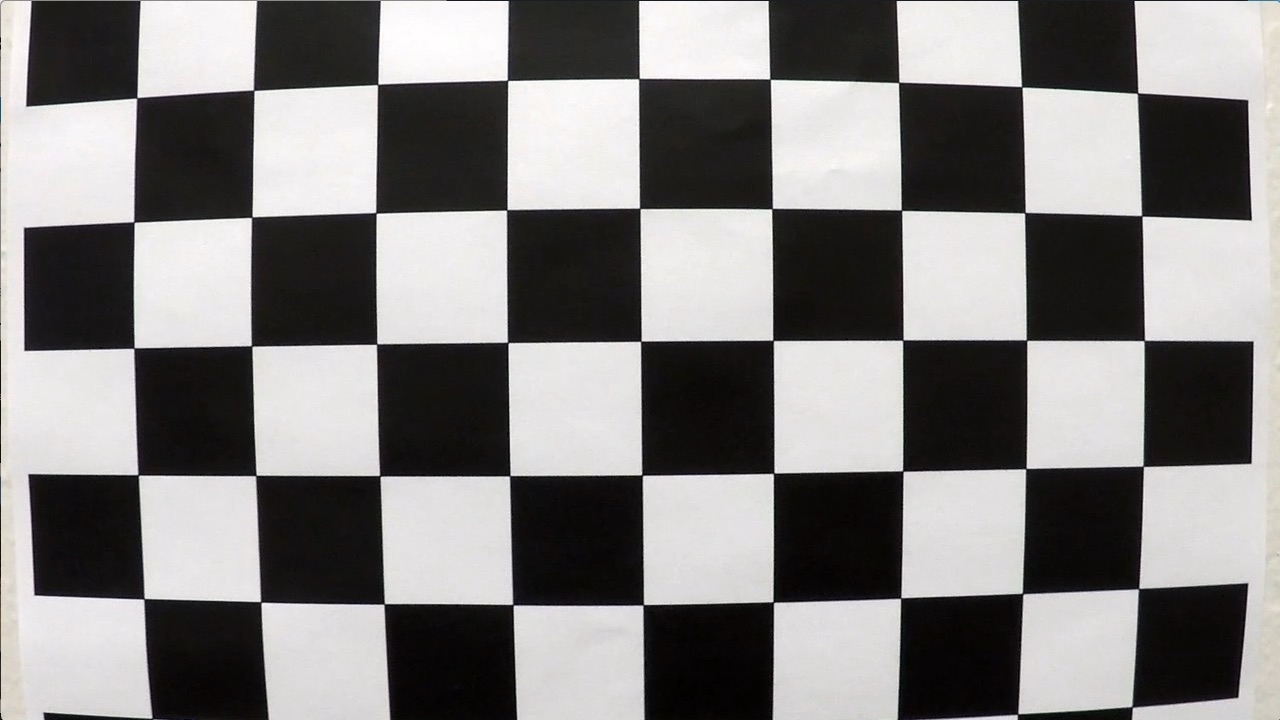
#> input picture camera_cal/calibration1.jpg, 1280 x 720 px; its folder holds 4 pictures in this run
$ jupyter execute --allow-errors advanced_lane_lines.ipynb   (shell and % lines are left out)   (older library calls are emulated)
#> lines starting #> are read from the running program, lines starting #| are printed output that depends on the picture; after the words box and inside, x2 and y2 are one past the last pixel; in counts of white or black regions, pixels touching at a corner belong together
## Advanced Lane Finding Project

The goals / steps of this project are the following:

* Compute the camera calibration matrix and distortion coefficients given a set of chessboard images.
* Apply a distortion correction to raw images.
* Use color transforms, gradients, etc., to create a thresholded binary image.
* Apply a perspective transform to rectify binary image ("birds-eye view").
* Detect lane pixels and fit to find the lane boundary.
* Determine the curvature of the lane and vehicle position with respect to center.
* Warp the detected lane boundaries back onto the original image.
* Output visual display of the lane boundaries and numerical estimation of lane curvature and vehicle position.

---
## First, compute the camera calibration using chessboard images

This is not too difficult as most of the code was given in the lesson. I just printed the images to the console instead of the window and waiting thing.

[cell 1]
#==============================================================
#
# import the nessesary libraries
#
#===============================================================
import numpy as np
import cv2
import glob
import matplotlib; matplotlib.use('Qt4Agg')
from matplotlib import pyplot as plt
#%matplotlib qt


import pickle
import matplotlib.image as mpimg

### Define Image Points and Get Calibration Images

I defined the image points and used the provided images of a chesboard. This step was relatively straight forward as most of the code and data were provided. I plotted out all the calibration images.

[cell 2]
#===============================================================
#
# Define image points and load the calibration images
#
# from class material with edits
#
#===============================================================
# prepare object points, like (0,0,0), (1,0,0), (2,0,0) ....,(6,5,0)
objp = np.zeros((6*9,3), np.float32)

objp[:,:2] = np.mgrid[0:9,0:6].T.reshape(-1,2)

# Arrays to store object points and image points from all the images.
objpoints = [] # 3d points in real world space
imgpoints = [] # 2d points in image plane.

# Make a list of calibration images
images = glob.glob('camera_cal/calibration*.jpg')

[cell 3]
#+==============================================================
#
# Find chesboard corners and plot the boards with corners highlighted
#
# from class material with edits
#
#===============================================================

# set plot to console

# Step through the list and search for chessboard corners
img_store = []

for fname in images:
    img = cv2.imread(fname)
#> img is the input picture: shape (720, 1280, 3); mean B, G, R 127.8, 128.4, 130.1
    gray = cv2.cvtColor(img,cv2.COLOR_BGR2GRAY)

    # Find the chessboard corners
    ret, corners = cv2.findChessboardCorners(gray, (9,6),None)
#> ret = False; corners = None

    # If found, add object points, image points
    if ret == True:
        objpoints.append(objp)
        imgpoints.append(corners)

        # Draw and display the corners
        img = cv2.drawChessboardCorners(img, (9,6), corners, ret)
        #cv2.imshow('img',img)
        #cv2.waitKey(500)
        img_store.append(img)
#cv2.destroyAllWindows()


# save a couple for the writeup
plt.imsave('output_images/chesboard_1.png',  img_store[0])
#> (the rest of this cell did not finish here and is left out)

### Run Calibration

CV2 provides a calibratecamera function, which I used along with the calculated objpoint, imgpoint, and the shape of the images.

[cell 4]
#==========================================================
#
# Camera calibration
#
# from class material with edits
#
#==========================================================

# calibrate
ret, mtx, dist, rvecs, tvecs = cv2.calibrateCamera(objpoints, imgpoints, gray.shape[::-1], None, None)

## Undistort Images

The first step after calibration, is to use the calibration to undistort the images. This is important to get accurate measruemetns later on, even though in this particular application, it can be difficult to see the difference. The original image is on the left, and the undistorted on the right, you can see the slight difference when focusing on the road sign. Effectively this "flattens out" or "smooths out" the image so distances are more constant along the x and y axis.

[cell 5]
#==========================================================
#
# Undistort Image
#
# from class material with edits
#
#==========================================================

#img = cv2.imread('test_image2.png')


# grab an example
image = plt.imread('test_images/test2.jpg')
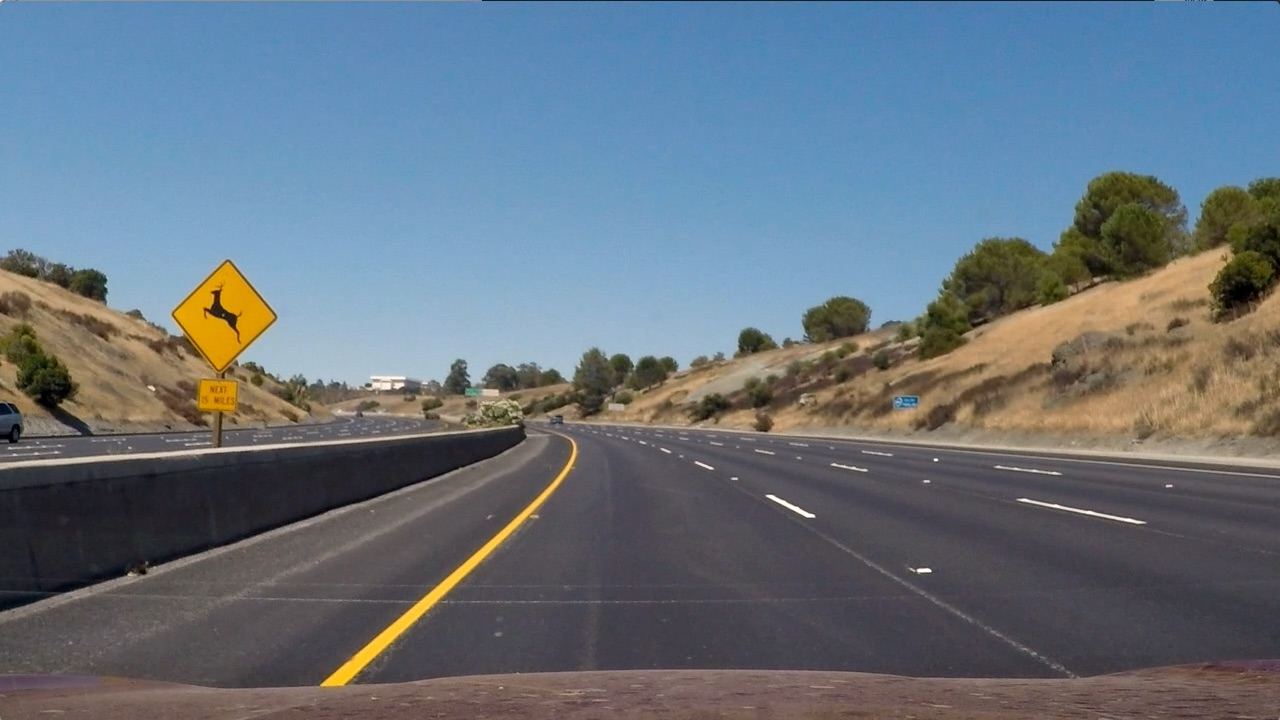
#> input picture test_images/test2.jpg, 1280 x 720 px
#> image is the input picture: shape (720, 1280, 3); mean R, G, B 102.8, 114.6, 125.5

# one-liner using the class code and calib params, I left then unsettable
def undistort(image):
    undistorted = cv2.undistort(image, mtx, dist, None, mtx)
    return undistorted

undistorted = undistort(image)

# set a bigger plot size than default
matplotlib.rcParams['figure.figsize'] = (10,10)

# plot out both figures
img_store = []
img_store.append(image)
img_store.append(undistorted)

# save a couple for the writeup
plt.imsave('output_images/reg.png',  image)
plt.imsave('output_images/undist.png',  undistorted)

plt.figure(figsize=(18, 18))
for i, img_loop in  enumerate(img_store):
    plt.subplot(6,3,1+i)
    plt.imshow(img_loop)

## Thresholding Images

Here I use HSL color space transofmations and the sobel operator to create binary (pixels on or off) images from the undistorted images. This is a very important set which greatly determines the effectiveness of the pipeline. It is analogous to a convolutional neural net learning features to identify the lane. This is of course, "by hand" selecting the features, which requires some though and trial and error. Additionally, there are tunable parameters here that can be changed to create different outcomes. I spend a lot of time here goofing around to find good thredholds.

[cell 6]
#==========================================================
#
# Color space and sobel operator for comvined threshold
#
# from class material with edits
#
#==========================================================


#import numpy as np
##import cv2
#import matplotlib.pyplot as plt
#import matplotlib.image as mpimg

# pass the image over to new variable (during testing)
img = undistorted

# reads in undistorted image and outputs binary image as a combo of different thresholded images
def apply_thresholds(img, s_thresh=(170, 255), sx_thresh=(20, 100)):
#> called with s_thresh = (170, 255), sx_thresh = (20, 100)
    img = np.copy(img)

    # Convert to HSV color space and separate the V channel
    hsv = cv2.cvtColor(img, cv2.COLOR_BGR2HLS).astype(np.float)
    l_channel = hsv[:,:,1]
    s_channel = hsv[:,:,2]

    # Sobel x
    sobelx = cv2.Sobel(l_channel, cv2.CV_64F, 1, 0) # Take the derivative in x
    abs_sobelx = np.absolute(sobelx) # Absolute x derivative to accentuate lines away from horizontal
    scaled_sobel = np.uint8(255*abs_sobelx/np.max(abs_sobelx))

    # Threshold x gradient
    sxbinary = np.zeros_like(scaled_sobel)
    sxbinary[(scaled_sobel >= sx_thresh[0]) & (scaled_sobel <= sx_thresh[1])] = 1

    # Threshold color channel
    s_binary = np.zeros_like(s_channel)
    s_binary[(s_channel >= s_thresh[0]) & (s_channel <= s_thresh[1])] = 1
    # Stack each channel
    # Note color_binary[:, :, 0] is all 0s, effectively an all black image. It might
    # be beneficial to replace this channel with something else.
    #color_binary = np.dstack(( np.zeros_like(sxbinary), sxbinary, s_binary))*255

    # from the class notes
    combined_binary = np.zeros_like(sxbinary)

    combined_binary[(s_binary == 1) | (sxbinary == 1)] = 1

    # make the picture color binary rather than all one channel for each threshold
    #color_binary[(s_binary == 1) | (sxbinary == 1)] = 1
    #combined_binary = cv2.cvtColor(combined_binary, cv2.COLOR_RGB2BGR).astype(np.float)

    return combined_binary

# test.
result = apply_thresholds(img)
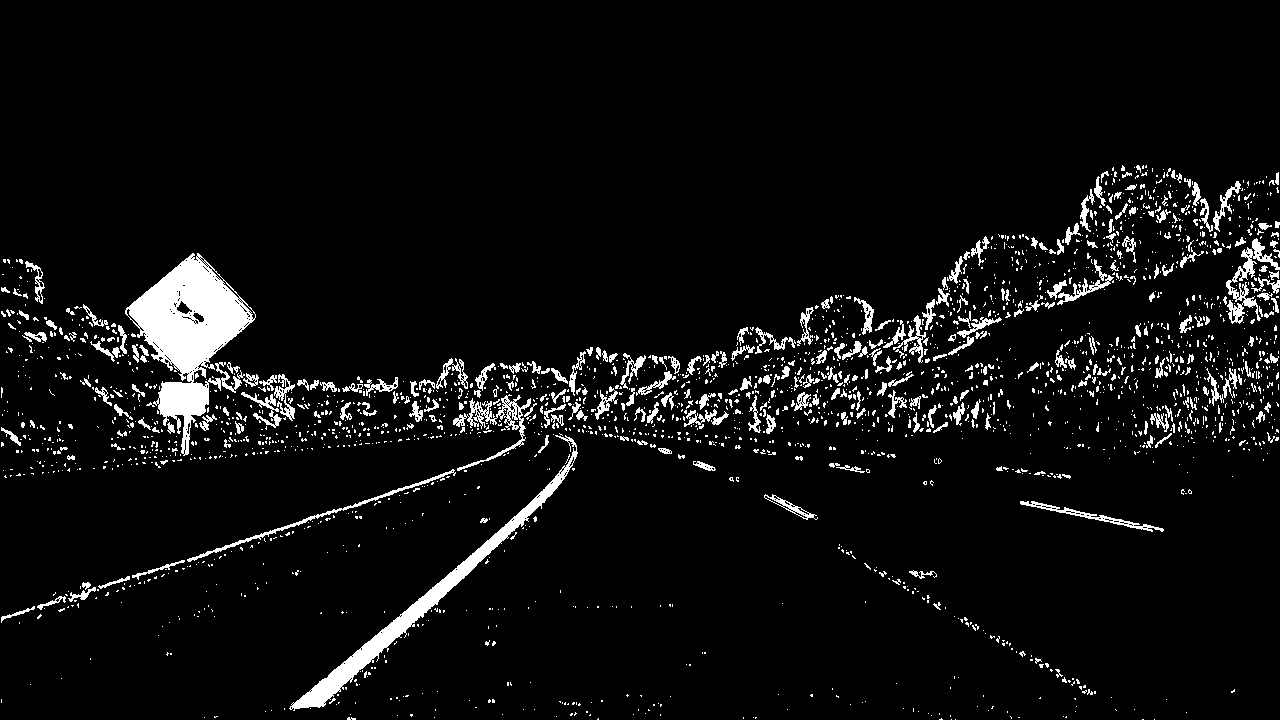
#> result: shape (720, 1280); values 0 (black) and 1 (white), 5.7% white; 2431 white regions (2092 under 20 px), largest, box (x1, y1, x2, y2) and area: (125, 253, 256, 456) 10869, (289, 435, 578, 711) 5128, (453, 394, 531, 471) 1194

[cell 7]
#==========================================================
#
# Plot the thresholded images
#
#==========================================================

images = glob.glob('test_images/test*.jpg')

img_list = []
for fname in images:
    img = cv2.imread(fname)
    img = apply_thresholds(img)
#> img: shape (720, 1280); values 0 (black) and 1 (white), 6.2% white; 3285 white regions (2924 under 20 px), largest, box (x1, y1, x2, y2) and area: (170, 258, 297, 450) 8813, (319, 432, 580, 688) 4437, (1203, 243, 1280, 325) 2320
    #img = cv2.cvtColor(img, cv2.COLOR_BGR2RGB)
    img_list.append(img)


# save a couple for the writeup
plt.imsave('output_images/binary1.png',  img_list[0])
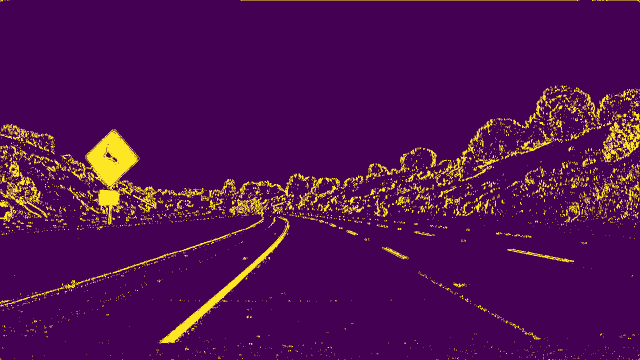
#> saved as binary1.png: shape (720, 1280, 3) (shown at 1/2 size); mean R, G, B 79.4, 15.2, 81
#> (the rest of this cell did not finish here and is left out)

## Warping Images

Next I used the matricies from the calibation to create warped images that make a birds eye view of the road. This setp also has parameters which needed to be tuned, again, simply by trial and error. Additionaly, this set required designating the area which was warped, I did this by trial and error and also using gimp to get pixel locations. In my oppinion, this step can cause a lot of error if care is not take, I did this rather quickly. If this pipeine was to be implemented, I would defninately review the warp procudure.

[cell 8]
#==========================================================
#
# Make a warped version of the binary image
#
# from class material with edits
#
# Should output a 'birds-eye-view' of the road
#
#==========================================================
def warp(img, mtx, dist):

    img_size = (img.shape[1], img.shape[0])

    # [6 lines of commented-out code are left out]
    src = np.float32([[545, 460],
                    [735, 460],
                    [1280, 700],
                    [0, 700]])

    dst = np.float32([[0, 0],
                     [1280, 0],
                     [1280, 720],
                     [0, 720]])

    # Given src and dst points, cculate the perspective transform matrix
    M = cv2.getPerspectiveTransform(src, dst)

    # get the inverse
    Minv = cv2.getPerspectiveTransform(dst, src)

    # Warp the image using OpenCV warpPerspective()
    warped = cv2.warpPerspective(img, M, img_size)
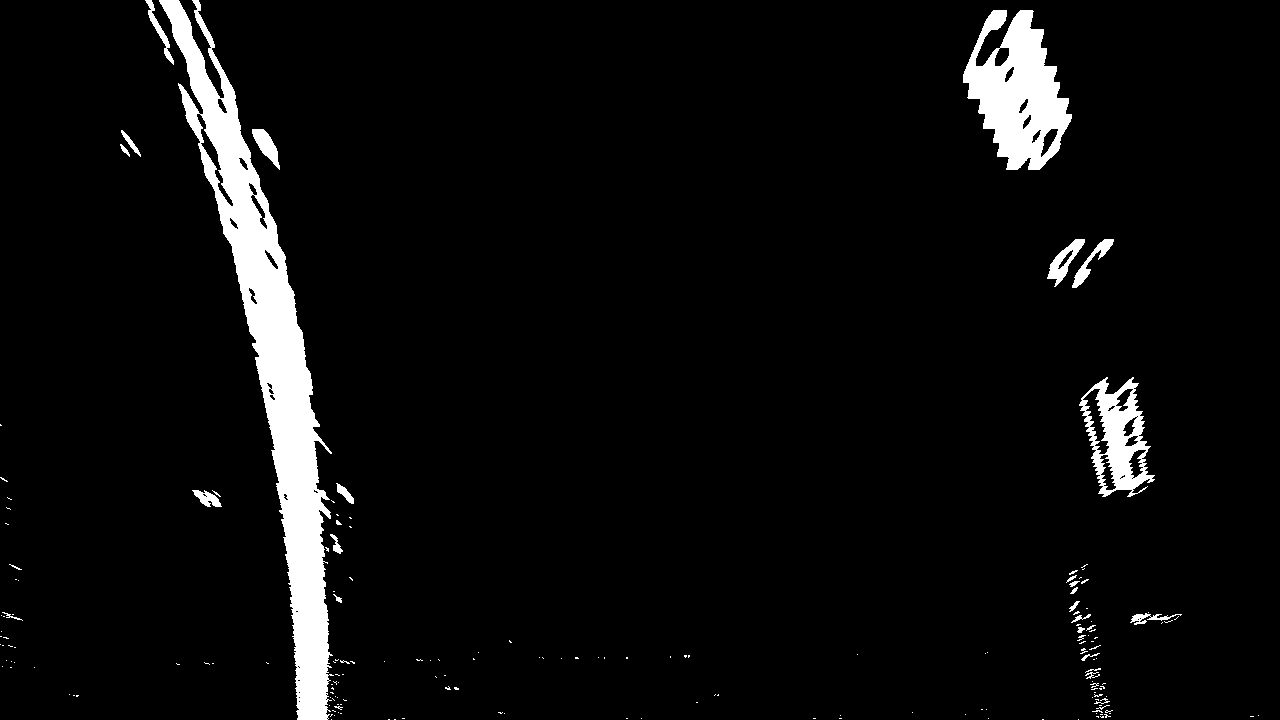
#> warped: shape (720, 1280); values 0 (black) and 1 (white), 5.1% white; 182 white regions (153 under 20 px), largest, box (x1, y1, x2, y2) and area: (159, 0, 334, 720) 29238, (963, 10, 1072, 170) 9971, (1079, 377, 1155, 497) 4119

    # Return the resulting image and matrix (for unwarp)
    return warped, M, Minv

#===============================================================================
# test run
img = result
test, M, Minv = warp(img, mtx, dist)

[cell 9]
#==========================================================
#
# Plot the test images warped.
#
#==========================================================

images = glob.glob('test_images/test*.jpg')

img_list = []
for fname in images:
    img = cv2.imread(fname)
    img = apply_thresholds(img)
#> (the rest of the program and of its run is left out)
